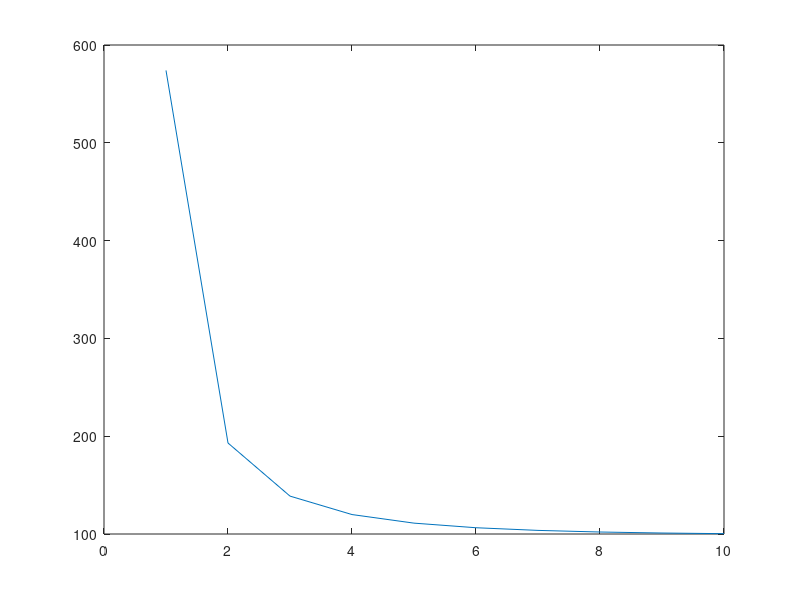

Here is the MATLAB script that generated this plot: (Note: this script raises an error after producing the figure.)
v=double(uint8(100*rand(1,10)));
k=10;
a=[];
for i=1:k
    a(i)=norm(v,i);
end
plot(a)
%%
% Ejemplo 1

n=3;
A=rand(n)+(n-1)*eye(n);
b=[-1;2;3];
tol=1e-5;
maxN=100;

[x,N,errj]=jacobi(A,b,tol,maxN);
disp('Solucion por jacobi');
disp(x);

[x,N,errgs]=gauss_seidel(A,b,tol,maxN);
disp('Solucion por gauss-seidel');
disp(x);


dif = errgs-errj(1:length(errgs));
plot(dif)
%%
tol=1e-5;
beta=(5+sqrt(21))/2;
A=[1, 1,2;beta,1,1;-5/2,1/beta,1];
b=A*[1;1;1];

[x,N,errj]=jacobi(A,b,tol,maxN);
disp('Solucion por jacobi');
disp(x);

[x,N,errgs]=gauss_seidel(A,b,tol,maxN);
disp('Solucion por gauss-seidel');
disp(x);

plot(errj);
%%
tol=1e-5
for k=50:200
    maxN=100*k;
    A=rand(k)+(k-1)*eye(k);
    b=rand(1,k);
    [x,N,errj]=jacobi(A,b,tol,maxN);
    [x,N,errgs]=gauss_seidel(A,b,tol,maxN);
end
